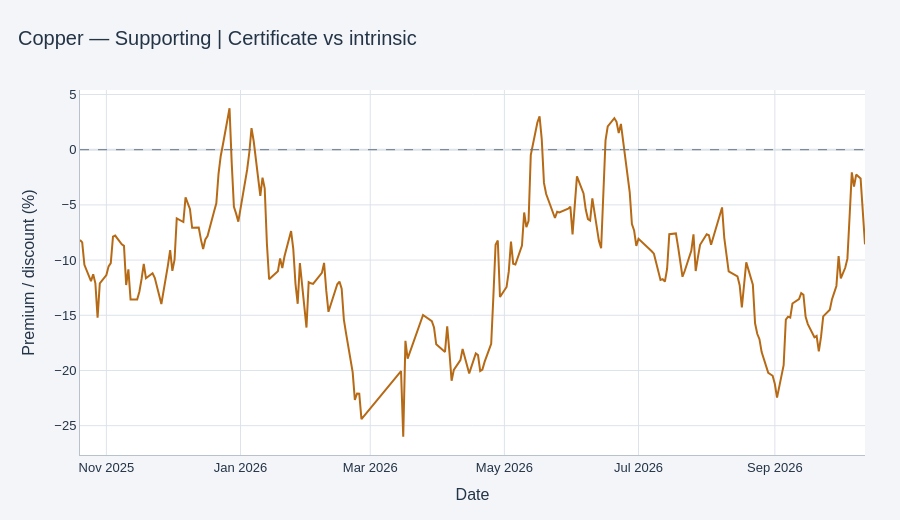

This figure's notebook cell:
### Markdown cell above
## Supporting result: certificate vs intrinsic

Intrinsic reference = LME cash USD/kg × USD/IRR. This is a separate comparison, not the primary certificate-to-physical bubble.

### Code cell
figures[1].show(config=PLOTLY_CONFIG)

### Figure 1 — Plotly figure (JSON) as saved in the notebook; plotly's stock layout.template omitted (floating-point values rounded to 4 significant figures; data arrays with more than 128 entries replaced by an {"elided": "..."} marker saying what was removed)
{"data": [{"connectgaps": false, "hovertemplate": "%{x|%Y-%m-%d}<br>%{y:.2f}%<extra></extra>", "line": {"color": "#B66A16", "width": 2}, "mode": "lines", "name": "Supporting | Certificate vs intrinsic", "type": "scatter", "x": {"elided": "228 str values"}, "y": {"elided": "228 float values"}}], "layout": {"autosize": true, "font": {"color": "#243447", "family": "Arial, Tahoma, sans-serif", "size": 13}, "height": 520, "hoverlabel": {"bgcolor": "#FFFFFF", "font": {"color": "#243447"}}, "hovermode": "x unified", "margin": {"b": 65, "l": 80, "r": 35, "t": 90}, "paper_bgcolor": "#F3F5F8", "plot_bgcolor": "#FFFFFF", "shapes": [{"line": {"color": "#687787", "dash": "dash", "width": 1}, "type": "line", "x0": 0, "x1": 1, "xref": "x domain", "y0": 0, "y1": 0, "yref": "y"}], "title": {"font": {"size": 20}, "text": "Copper — Supporting | Certificate vs intrinsic", "x": 0.02, "xanchor": "left"}, "xaxis": {"automargin": true, "gridcolor": "#DDE3EA", "linecolor": "#B8C2CC", "showgrid": true, "title": {"text": "Date"}, "zerolinecolor": "#DDE3EA"}, "yaxis": {"automargin": true, "gridcolor": "#DDE3EA", "linecolor": "#B8C2CC", "showgrid": true, "title": {"text": "Premium / discount (%)"}, "zerolinecolor": "#DDE3EA"}}}
